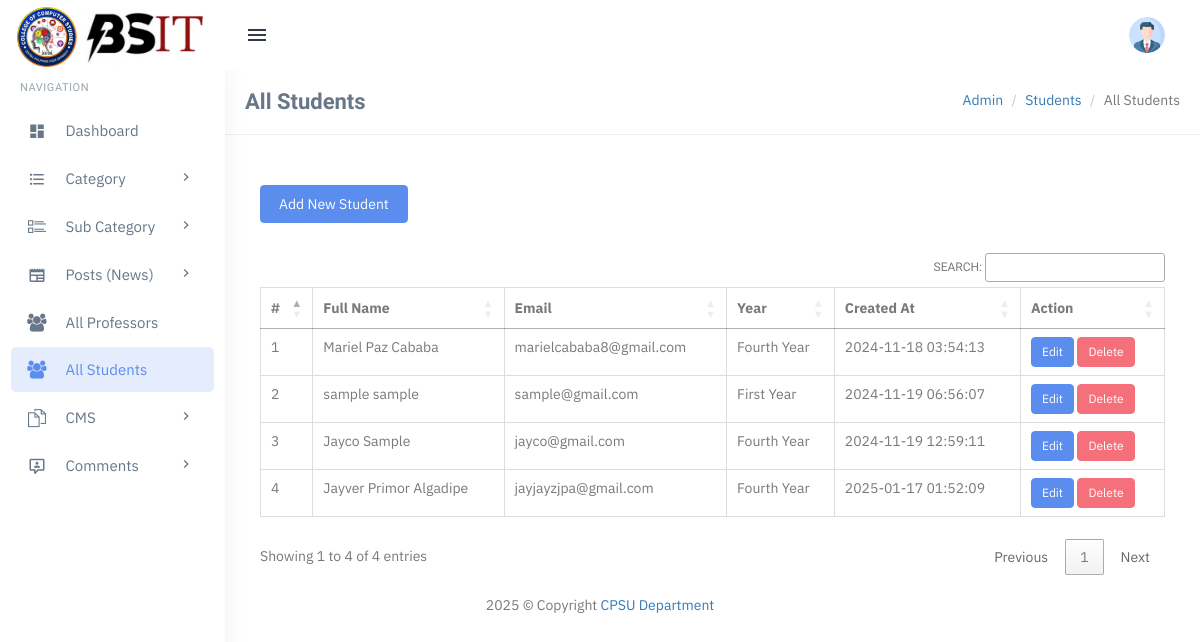
The app's page /admin/all-students.php, older data.
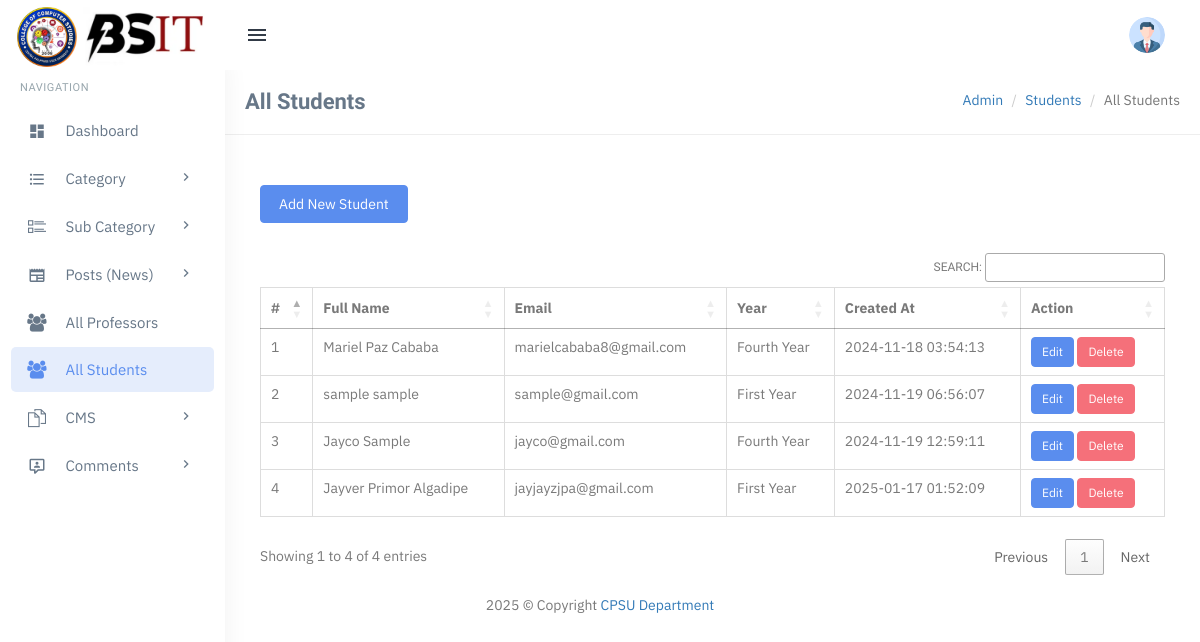
The same page, newer data.
### tables this page shows
CREATE TABLE `users` (
  `id` int(11) NOT NULL,
  `full_name` varchar(255) NOT NULL,
  `email` varchar(255) NOT NULL,
  `password` varchar(255) NOT NULL,
  `role` enum('student','professor') NOT NULL,
  `year` varchar(255) DEFAULT NULL,
  `profile_image` varchar(255) DEFAULT './assets/profile-images/default-profile.png',
  `created_at` timestamp NOT NULL DEFAULT current_timestamp(),
  `year_level` varchar(20) DEFAULT 'Unassigned'
);

### admin/all-students.php (the view, shortened to what this page needs)
<?php
include('includes/config.php');
?>
<?php include('includes/topheader.php'); ?>
<?php include('includes/leftsidebar.php'); ?>
<div class="content-page">
    <div class="content">
        <div class="container">
            <div class="row">
                <div class="col-xs-12">
                    <div class="page-title-box">
                        <h4 class="page-title">All Students</h4>
                        <ol class="breadcrumb p-0 m-0">
                            <li><a href="#">Admin</a></li>
                            <li><a href="#">Students</a></li>
                            <li class="active">All Students</li>
                        </ol>
                        <div class="clearfix"></div>
                    </div>
                </div>
            </div>
            <div class="row">
                <div class="col-md-12">
                    <div class="demo-box m-t-20">
                        <div class="m-b-30">
                            <a href="add-student.php">
                                <button class="btn btn-custom waves-effect waves-light btn-md">Add New Student</button>
                            </a>
                        </div>
                        <div class="table-responsive">
                            <table class="table m-0 table-bordered" id="example">
                                <thead>
                                    <tr>
                                        <th>#</th>
                                        <th>Full Name</th>
                                        <th>Email</th>
                                        <th>Year</th>
                                        <th>Created At</th>
                                        <th>Action</th>
                                    </tr>
                                </thead>
                                <tbody>
                                    <?php
                                    $query = "SELECT u.id, u.full_name, u.email, u.created_at,
                                              CASE
                                                  WHEN y.email IS NOT NULL THEN 'first_year'
                                                  WHEN y2.email IS NOT NULL THEN 'second_year'
                                                  WHEN y3.email IS NOT NULL THEN 'third_year'
                                                  WHEN y4.email IS NOT NULL THEN 'fourth_year'
                                              END AS year
                                              FROM users u
                                              LEFT JOIN first_year y ON u.email = y.email
                                              LEFT JOIN second_year y2 ON u.email = y2.email
                                              LEFT JOIN third_year y3 ON u.email = y3.email
                                              LEFT JOIN fourth_year y4 ON u.email = y4.email
                                              WHERE u.role = 'student'";
                                    $result = mysqli_query($con, $query);
                                    $cnt = 1;
                                    if (mysqli_num_rows($result) > 0) {
                                        while ($row = mysqli_fetch_assoc($result)) {
                                    ?>
                                            <tr>
                                                <td><?php echo $cnt++; ?></td>
                                                <td><?php echo htmlspecialchars($row['full_name']); ?></td>
                                                <td><?php echo htmlspecialchars($row['email']); ?></td>
                                                <td><?php echo htmlspecialchars(ucwords(str_replace('_', ' ', $row['year']))); ?></td>
                                                <td><?php echo htmlspecialchars($row['created_at']); ?></td>
                                                <td>
                                                    <a href="edit-student.php?email=<?php echo $row['email']; ?>" class="btn btn-primary btn-sm">Edit</a>
                                                    <a href="delete-student.php?email=<?php echo $row['email']; ?>" class="btn btn-danger btn-sm" onclick="return confirm('Are you sure you want to delete this student?');">Delete</a>
                                                </td>
                                            </tr>
                                    <?php
                                        }
                                    } else {
                                        echo "<tr><td colspan='6'>No students found.</td></tr>";
                                    }
                                    ?>
                                </tbody>
                            </table>
                        </div>
                    </div>
                </div>
            </div>
        </div>
    </div>
</div>
<?php include('includes/footer.php'); ?>

Row changes from the older to the newer data that the page shows:
changed users "Jayver Primor Algadipe": year "Fourth Year" → "First Year"
